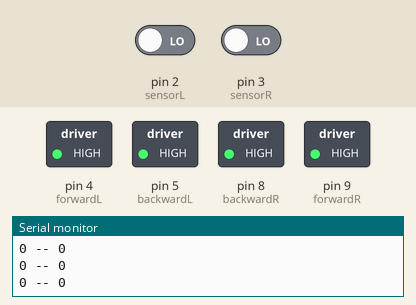
A sketch run on a simulated Arduino Uno, built with avr-gcc and run on an emulated ATmega328P. Parts: switched loads named in the sketch (green lamp = pin HIGH), the last lines printed to the serial monitor. The test bench sets the inputs (shaded band); at power-on: pin 2 (sensorL) LOW, pin 3 (sensorR) LOW.

Above: at 1.2 s.
1.3 s: pin 2 (sensorL) driven HIGH
At 1.8 s:
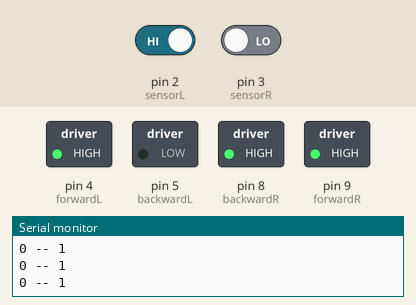
2.8 s: pin 3 (sensorR) driven HIGH
At 4.0 s:
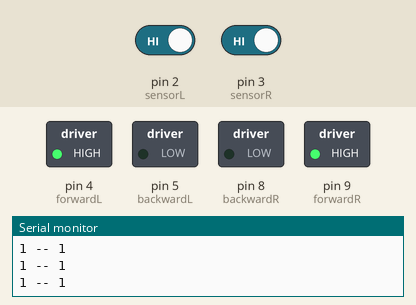
4.3 s: pin 2 (sensorL) driven LOW
At 5.5 s:
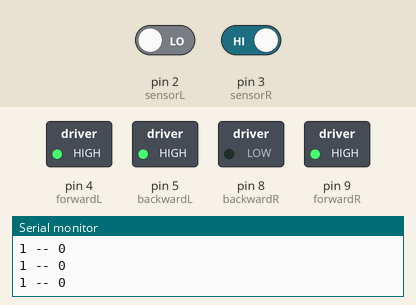
5.8 s: pin 3 (sensorR) driven LOW
At 6.7 s:
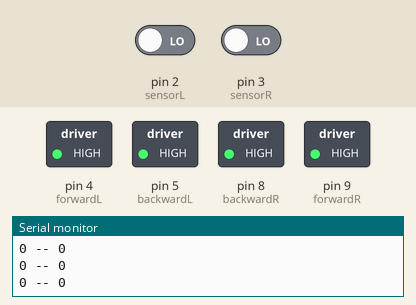
Timing chart, 0 to 8.3 s (numbered marks = the images above; inputs shaded):
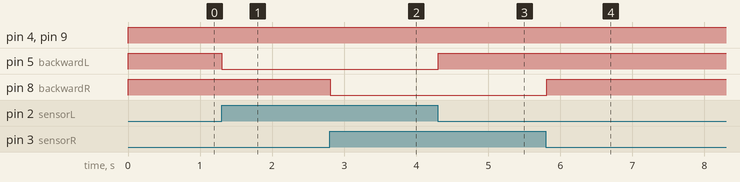

The sketch:

task4.ino
```cpp
int l,r;
int forwardR = 9;
int backwardR = 8;
int forwardL = 4;
int backwardL = 5;
int sensorR = 3;
int sensorL = 2;

void setup()
{
  Serial.begin(9600); // open the serial port at 9600 bps:
  pinMode(forwardR,OUTPUT);
  pinMode(backwardR,OUTPUT);
  pinMode(forwardL,OUTPUT);
  pinMode(backwardL,OUTPUT);
  pinMode(sensorR,INPUT);
  pinMode(sensorL,INPUT);
}
void loop()
{
  r=digitalRead(sensorR);
  l=digitalRead(sensorL);
  Serial.print(r);
  Serial.print(" -- ");
  Serial.print(l);
  Serial.print("\n");

  if(r==HIGH && l==HIGH)
  {
    // drive forward
    drive(HIGH,LOW,HIGH,LOW);
  }
  else if(r==HIGH && l==LOW)
  {
    drive(HIGH,LOW,HIGH,HIGH);
  }
  else if(r==LOW && l==HIGH)
  {
    drive(HIGH,HIGH,HIGH,LOW);
  }
  else if(r==LOW && l==LOW)
  {
    // if the robot is on a black surface, full stop
    drive(HIGH,HIGH,HIGH,HIGH);
  }
  delay(100);
}

void drive(int FR, int BR, int FL, int BL){
  digitalWrite(forwardR,FR);
  digitalWrite(backwardR,BR);
  digitalWrite(forwardL,FL);
  digitalWrite(backwardL,BL);
}
```

Measured:
- after the input at 1.3 s, pin 5 (backwardL): HIGH → LOW at once
- after the input at 2.8 s, pin 8 (backwardR): HIGH → LOW at once
- after the input at 4.3 s, pin 5 (backwardL): LOW → HIGH at once
- after the input at 5.8 s, pin 8 (backwardR): LOW → HIGH at once
